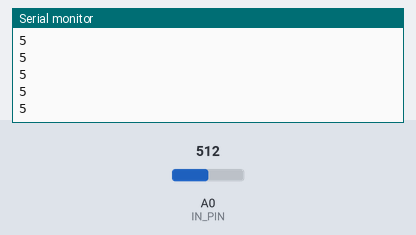
A sketch run on a simulated Arduino Uno, built with avr-gcc and run on an emulated ATmega328P. On the bench: the last lines printed to the serial monitor. Inputs (shaded band) come from the test bench; at power-on: A0 (IN_PIN) = 512.

Above: at 1.2 s.
1.3 s: A0 (IN_PIN) set to 716
At 2.4 s:
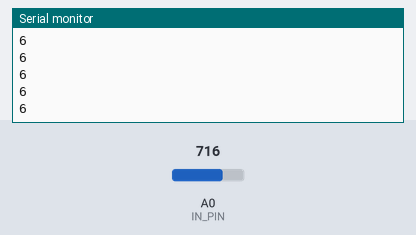
2.8 s: A0 (IN_PIN) set to 900
At 3.4 s:
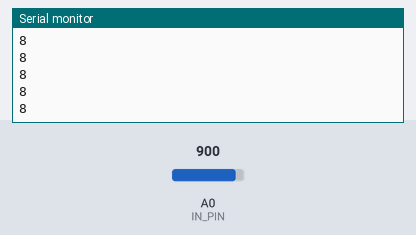
Timing chart, 0 to 5.8 s (numbered marks = the images above; inputs shaded):
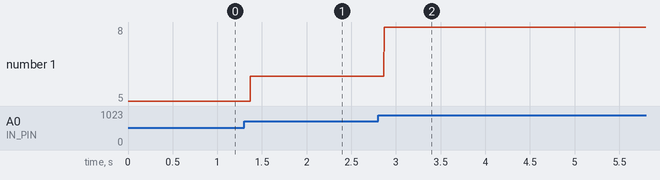

Measured:
- after the input at 1.3 s, the serial monitor: prints a new line after 0.07 s (image 1)
- after the input at 2.8 s, the serial monitor: prints a new line after 0.07 s (image 2)
- plotted number 1: 5 → 6 after the input at 1.3 s, 6 → 8 after the input at 2.8 s

The sketch:

lab2_task2.ino
```cpp
short int IN_PIN = A0;
short int count1 = 0;


void setup() {
  // put your setup code here, to run once:
  Serial.begin(9600);

}

void loop() {
  // put your main code here, to run repeatedly:
  count1 = map(analogRead(IN_PIN), 0, 1023, 0, 10);
  Serial.println(count1);
}
```
